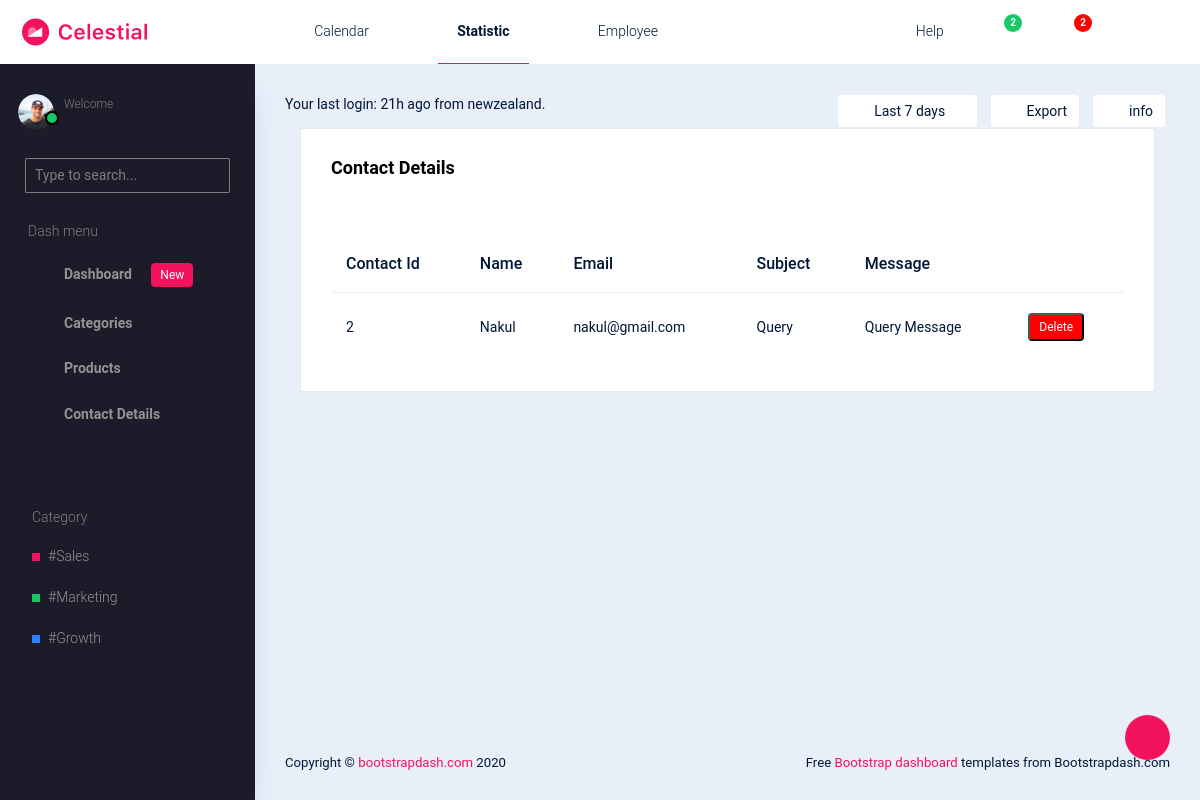
The app's page /Backend/Contact_Details/ with its own data.
### WebApp/models.py (models this page shows)
class ContactDb(models.Model):
    Name = models.CharField(max_length=100,null=True,blank=True)
    Email = models.EmailField(max_length=100, null=True, blank=True)
    Subject = models.CharField(max_length=100, null=True, blank=True)
    Message = models.CharField(max_length=100, null=True, blank=True)

### Backend/views.py (the view)
# urls.py: path('Contact_Details/',views.Contact_Details,name="Contact_Details"),
def Contact_Details(request):
    data = ContactDb.objects.all()
    return render(request,"ContactData.html",{'data':data})

### Backend/templates/ContactData.html (shortened to what this page needs)
<!DOCTYPE html>
{% extends 'index.html' %}
{% block content %}
<html lang="en">
<head>
</head>
<body>
<div class="col-lg-12 grid-margin stretch-card">
              <div class="card">
                <div class="card-body">
                  <h4 class="card-title">Contact Details</h4>
                  <p class="card-description">
                     <code></code>
                  </p>
                  <div class="table-responsive">
                    <table class="table table-hover">
                      <thead>
                        <tr>
                          <th>Contact Id</th>
                          <th>Name</th>
                          <th>Email</th>
                          <th>Subject</th>
                          <th>Message</th>
                        </tr>
                      </thead>
                        {% for i in data %}
                      <tbody>
                        <tr>
                          <td>{{i.id}}</td>
                          <td>{{i.Name}}</td>
                          <td>{{i.Email}}</td>
                          <td>{{i.Subject}}</td>
                          <td>{{i.Message}}</td>
                          <td>
                              <a href="{% url 'delete_contact' Contactid=i.id %}">
                                 <button class="badge badge-danger">Delete</button>
                              </a>
                          </td>
                        {% empty end data %}
                      </tbody>
                    </table>
                  </div>
                </div>
              </div>
            </div>
</html>
{% endblock %}

### records on screen
ContactDb: id "2", Name "Nakul", Email "nakul@gmail.com", Subject "Query", Message "Query Message"
